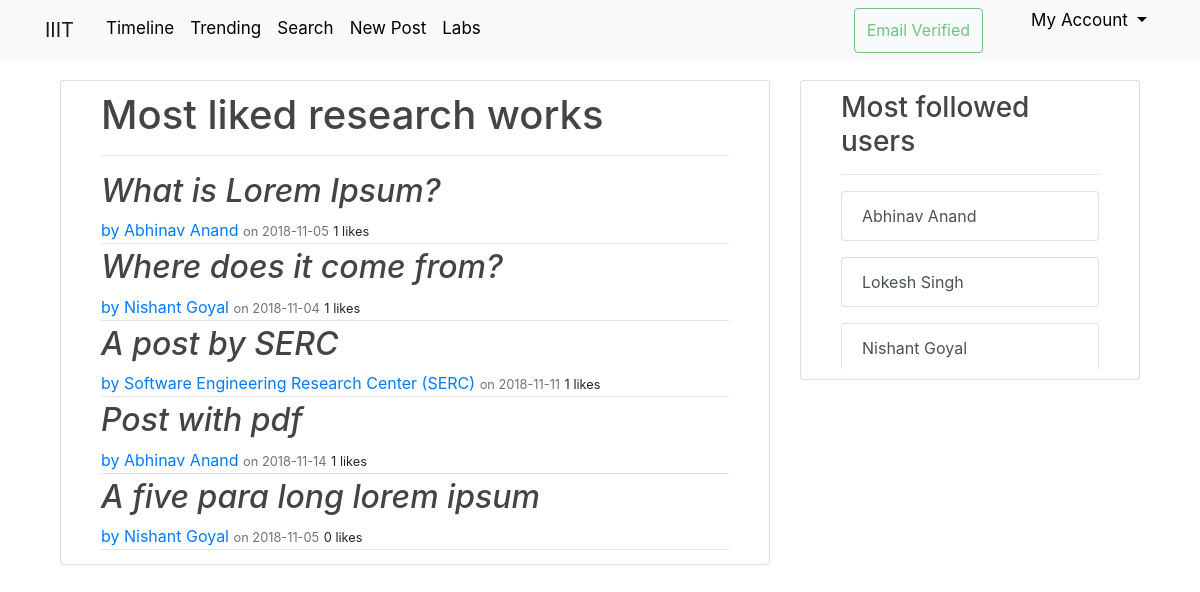
Page /trending (signed in) on the committed database.
### iiit_research/models.py (models this page shows, shortened)
class Post(db.Model):
    id = db.Column(db.Integer, primary_key=True)
    title = db.Column(db.String(100), nullable=False)
    content = db.Column(db.Text, nullable=False)
    file = db.Column(db.String(20), nullable=True)
    created_at = db.Column(db.DateTime, nullable=False, default=datetime.utcnow)
    likes = db.relationship('Like', backref='post', lazy=True)
    like_count = db.Column(db.Integer, default=0)
    author_id = db.Column(db.Integer, db.ForeignKey('user.id'), nullable=True)
    lab_id = db.Column(db.Integer, db.ForeignKey('lab.id'), nullable=True)
    author_type = db.Column(db.String(10), nullable=False, default='user')

class User(db.Model, UserMixin):
    id = db.Column(db.Integer, primary_key=True)
    name = db.Column(db.String(30), nullable=False)
    username = db.Column(db.String(20), unique=True, nullable=False)
    email = db.Column(db.String(120), unique=True, nullable=False)
    profile_pic = db.Column(db.String(20), nullable=False, default='default.jpg')
    password = db.Column(db.String(60), nullable=False)
    about_me = db.Column(db.String(500), nullable=True)
    email_verify = db.Column(db.Boolean, nullable=False, default=False)
    user_type = db.Column(db.String(10), nullable=False, default='student')
    posts = db.relationship('Post', backref='author', lazy=True)
    interests = db.relationship('Interest', secondary=UserInterests, lazy='subquery',
                                backref=db.backref('users', lazy=True))
    prof_id = db.Column(db.Integer, nullable=True)

class Lab(db.Model):
    id = db.Column(db.Integer, primary_key=True)
    name = db.Column(db.String(100), nullable=False)
    description = db.Column(db.Text, nullable=False)
    image = db.Column(db.String(20), nullable=True)
    members = db.relationship('User', secondary=LabMembers, lazy='subquery',
                              backref=db.backref('lab', lazy=True))
    posts = db.relationship('Post', backref='author_lab', lazy=True)

### iiit_research/routes.py (the view)
@app.route('/trending')
@login_required
def trending():
    top_5_posts = Post.query.order_by(Post.like_count.desc()).limit(5)
    from sqlalchemy.sql.functions import func
    from sqlalchemy import desc
    most_followed = db.session.query(User.id, User.username, User.name, Subscription.followee,
                                     Subscription.followee_type,
                                     func.count(Subscription.follower).label('num_followers')) \
        .filter((Subscription.followee_type == "user") & (Subscription.followee == User.id)) \
        .group_by(Subscription.followee) \
        .order_by(desc('num_followers')).limit(5)
    return render_template('trending.html', most_liked_works=top_5_posts, most_followed=most_followed)

### iiit_research/models.py (called while the page is built)
@login_manager.user_loader
def load_user(user_id):
    return User.query.get(int(user_id))

### iiit_research/templates/trending.html
{% extends "layout.html" %}
{% block content %}
    <div class="container">
        <div class="row">
            <div class="col-md-8">
                <article class="media content-section">
                    <div class="media-body">
                        {% include "trending_components/most_liked_research_work.html" %}
                    </div>
                </article>
            </div>
            <div class="col-md-4">
                <article class="media content-section">
                    <div class="media-body">
                        {% include "trending_components/most_followed_prof.html" %}
                    </div>
                </article>
            </div>
        </div>
    </div>
{% endblock content %}

### iiit_research/templates/trending_components/most_liked_research_work.html
<h1>Most liked research works</h1>
<hr/>
{% for post in most_liked_works %}
    <div class="media-body">
        <h2>
            <a class="article-title" href="{{ url_for('post_detail', post_id=post.id) }}">
                {{ post.title }}
            </a>
        </h2>
        <div class="article-metadata">
            {% if post.author.username %}
                <a href="{{ url_for('public_profile', username=post.author.username) }}">
                    by {{ post.author.name }}
                </a>
            {% else %}
                <a href="{{ url_for('lab_detail', lab_id=post.author_lab.id) }}">
                    by {{ post.author_lab.name }}
                </a>
            {% endif %}
            <small class="text-muted">on {{ post.created_at.strftime('%Y-%m-%d') }}</small>
            <small>{{ post.like_count }} likes</small>
        </div>
    </div>
{% endfor %}

### iiit_research/templates/trending_components/most_followed_prof.html
<h3>Most followed users</h3>
<hr/>
<div class="list-group">
<div class="scroll">
{% for followee in most_followed %}
    <p>
        <a href="{{ url_for('public_profile', username=followee.username) }}" class="list-group-item list-group-item-action">{{ followee.name }}</a>
    </p>
{% endfor %}
</div>
</div>

### iiit_research/static/main.css (style rules this page uses)
body { margin-top: 5rem; }
h1, h2, h3, h4, h5, h6 { color: #444444; }
.content-section { padding: 10px 40px; border: 1px solid #dddddd; border-radius: 3px; margin-bottom: 20px; }
.article-title { color: #444444; font-style: italic; }
.article-metadata { padding-bottom: 1px; margin-bottom: 4px; border-bottom: 1px solid #e3e3e3 }
.scroll { height:178px; overflow-y: auto; }

### rows in the picture
Post: title "What is Lorem Ipsum?", author.name "Abhinav Anand", created_at "2018-11-05", like_count "1"
Post: title "Where does it come from?", author.name "Nishant Goyal", created_at "2018-11-04", like_count "1"
Post: title "A post by SERC", author_lab.name "Software Engineering Research Center (SERC)", created_at "2018-11-11", like_count "1"
Post: title "Post with pdf", author.name "Abhinav Anand", created_at "2018-11-14", like_count "1"
Post: title "A five para long lorem ipsum", author.name "Nishant Goyal", created_at "2018-11-05", like_count "0"
User: name "Abhinav Anand"
User: name "Lokesh Singh"
User: name "Nishant Goyal"
